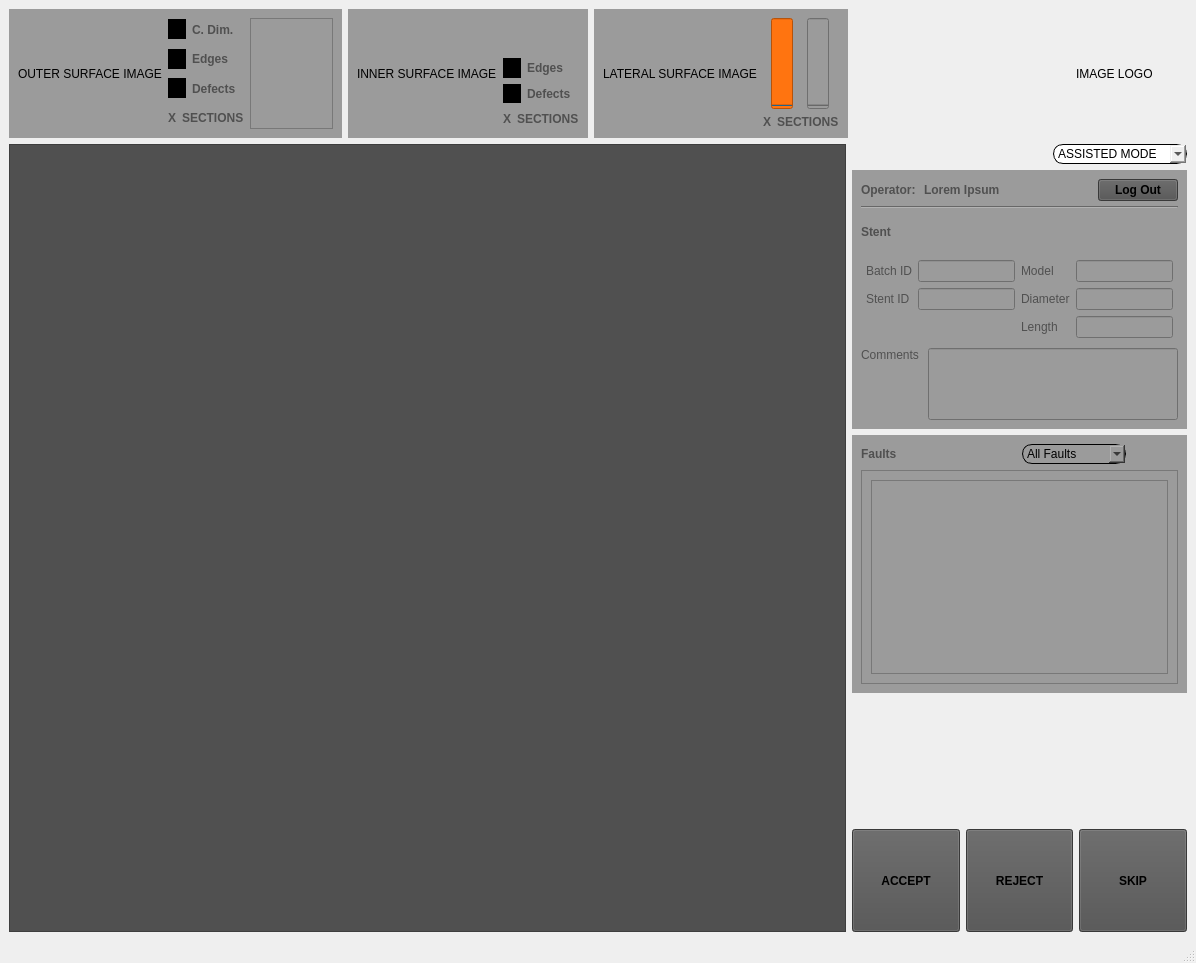
<?xml version="1.0" encoding="UTF-8"?>
<ui version="4.0">
 <class>MainWindow</class>
 <widget class="QMainWindow" name="MainWindow">
  <property name="geometry">
   <rect>
    <x>0</x>
    <y>0</y>
    <width>1196</width>
    <height>963</height>
   </rect>
  </property>
  <property name="windowTitle">
   <string>MainWindow</string>
  </property>
  <widget class="QWidget" name="centralwidget">
   <property name="sizePolicy">
    <sizepolicy hsizetype="Preferred" vsizetype="Preferred">
     <horstretch>0</horstretch>
     <verstretch>0</verstretch>
    </sizepolicy>
   </property>
   <layout class="QHBoxLayout" name="horizontalLayout_2">
    <item>
     <layout class="QVBoxLayout" name="layout_dashboard" stretch="1,7">
      <item>
       <layout class="QHBoxLayout" name="layout_status_bar" stretch="3,1,1,2,1">
        <item>
         <widget class="QWidget" name="widget_outer" native="true">
          <property name="styleSheet">
           <string notr="true">background-color:rgb(155, 155, 155)</string>
          </property>
          <layout class="QHBoxLayout" name="horizontalLayout_5" stretch="1,1,2">
           <item>
            <widget class="QLabel" name="lbl_outer_surface">
             <property name="text">
              <string>OUTER SURFACE IMAGE</string>
             </property>
            </widget>
           </item>
           <item>
            <layout class="QVBoxLayout" name="verticalLayout">
             <item>
              <layout class="QHBoxLayout" name="layout_c_dim" stretch="1,3">
               <item>
                <widget class="QLabel" name="lbl_c_dim_num">
                 <property name="maximumSize">
                  <size>
                   <width>20</width>
                   <height>20</height>
                  </size>
                 </property>
                 <property name="styleSheet">
                  <string notr="true">background-color:rgb(0, 0, 0)</string>
                 </property>
                 <property name="text">
                  <string/>
                 </property>
                 <property name="alignment">
                  <set>Qt::AlignCenter</set>
                 </property>
                </widget>
               </item>
               <item>
                <widget class="QLabel" name="lbl_c_dim">
                 <property name="font">
                  <font>
                   <weight>75</weight>
                   <bold>true</bold>
                  </font>
                 </property>
                 <property name="styleSheet">
                  <string notr="true">color:rgb(80, 80, 80)
</string>
                 </property>
                 <property name="text">
                  <string>C. Dim.</string>
                 </property>
                </widget>
               </item>
              </layout>
             </item>
             <item>
              <layout class="QHBoxLayout" name="layout_edges" stretch="1,3">
               <item>
                <widget class="QLabel" name="lbl_edges_num">
                 <property name="maximumSize">
                  <size>
                   <width>20</width>
                   <height>20</height>
                  </size>
                 </property>
                 <property name="styleSheet">
                  <string notr="true">background-color:rgb(0, 0, 0)</string>
                 </property>
                 <property name="text">
                  <string/>
                 </property>
                 <property name="alignment">
                  <set>Qt::AlignCenter</set>
                 </property>
                </widget>
               </item>
               <item>
                <widget class="QLabel" name="lbl_edges">
                 <property name="font">
                  <font>
                   <weight>75</weight>
                   <bold>true</bold>
                  </font>
                 </property>
                 <property name="styleSheet">
                  <string notr="true">color:rgb(80, 80, 80)
</string>
                 </property>
                 <property name="text">
                  <string>Edges</string>
                 </property>
                </widget>
               </item>
              </layout>
             </item>
             <item>
              <layout class="QHBoxLayout" name="layout_defects" stretch="1,3">
               <item>
                <widget class="QLabel" name="lbl_defects_num">
                 <property name="maximumSize">
                  <size>
                   <width>20</width>
                   <height>20</height>
                  </size>
                 </property>
                 <property name="sizeIncrement">
                  <size>
                   <width>0</width>
                   <height>0</height>
                  </size>
                 </property>
                 <property name="styleSheet">
                  <string notr="true">background-color:rgb(0, 0, 0)</string>
                 </property>
                 <property name="text">
                  <string/>
                 </property>
                 <property name="alignment">
                  <set>Qt::AlignCenter</set>
                 </property>
                </widget>
               </item>
               <item>
                <widget class="QLabel" name="lbl_defects">
                 <property name="font">
                  <font>
                   <weight>75</weight>
                   <bold>true</bold>
                  </font>
                 </property>
                 <property name="styleSheet">
                  <string notr="true">color:rgb(80, 80, 80)
</string>
                 </property>
                 <property name="text">
                  <string>Defects</string>
                 </property>
                </widget>
               </item>
              </layout>
             </item>
             <item>
              <layout class="QHBoxLayout" name="layout_sections" stretch="1,3">
               <item>
                <widget class="QLabel" name="lbl_sections_num">
                 <property name="font">
                  <font>
                   <weight>75</weight>
                   <bold>true</bold>
                  </font>
                 </property>
                 <property name="styleSheet">
                  <string notr="true">color:rgb(80, 80, 80)
</string>
                 </property>
                 <property name="text">
                  <string>X</string>
                 </property>
                </widget>
               </item>
               <item>
                <widget class="QLabel" name="lbl_sections">
                 <property name="font">
                  <font>
                   <weight>75</weight>
                   <bold>true</bold>
                  </font>
                 </property>
                 <property name="styleSheet">
                  <string notr="true">color:rgb(80, 80, 80)
</string>
                 </property>
                 <property name="text">
                  <string>SECTIONS</string>
                 </property>
                </widget>
               </item>
              </layout>
             </item>
            </layout>
           </item>
           <item>
            <widget class="QScrollArea" name="scrollArea_sections">
             <property name="sizePolicy">
              <sizepolicy hsizetype="Minimum" vsizetype="Minimum">
               <horstretch>0</horstretch>
               <verstretch>0</verstretch>
              </sizepolicy>
             </property>
             <property name="verticalScrollBarPolicy">
              <enum>Qt::ScrollBarAlwaysOff</enum>
             </property>
             <property name="sizeAdjustPolicy">
              <enum>QAbstractScrollArea::AdjustToContents</enum>
             </property>
             <property name="widgetResizable">
              <bool>true</bool>
             </property>
             <widget class="QWidget" name="scrollAreaWidgetContents">
              <property name="geometry">
               <rect>
                <x>0</x>
                <y>0</y>
                <width>138</width>
                <height>110</height>
               </rect>
              </property>
             </widget>
            </widget>
           </item>
          </layout>
         </widget>
        </item>
        <item>
         <widget class="QWidget" name="widget_inner" native="true">
          <property name="styleSheet">
           <string notr="true">background-color:rgb(155, 155, 155)</string>
          </property>
          <layout class="QHBoxLayout" name="horizontalLayout_7">
           <item>
            <widget class="QLabel" name="lbl_inner_surface">
             <property name="text">
              <string>INNER SURFACE IMAGE</string>
             </property>
            </widget>
           </item>
           <item>
            <layout class="QVBoxLayout" name="verticalLayout_2" stretch="0,1,1,1">
             <item>
              <spacer name="verticalSpacer_2">
               <property name="orientation">
                <enum>Qt::Vertical</enum>
               </property>
               <property name="sizeHint" stdset="0">
                <size>
                 <width>20</width>
                 <height>40</height>
                </size>
               </property>
              </spacer>
             </item>
             <item>
              <layout class="QHBoxLayout" name="horizontalLayout_3" stretch="1,3">
               <property name="leftMargin">
                <number>0</number>
               </property>
               <item>
                <widget class="QLabel" name="lbl_edges_num_inner">
                 <property name="maximumSize">
                  <size>
                   <width>20</width>
                   <height>20</height>
                  </size>
                 </property>
                 <property name="styleSheet">
                  <string notr="true">background-color:rgb(0, 0, 0)</string>
                 </property>
                 <property name="text">
                  <string/>
                 </property>
                 <property name="alignment">
                  <set>Qt::AlignCenter</set>
                 </property>
                </widget>
               </item>
               <item>
                <widget class="QLabel" name="lbl_edges_inner">
                 <property name="font">
                  <font>
                   <weight>75</weight>
                   <bold>true</bold>
                  </font>
                 </property>
                 <property name="styleSheet">
                  <string notr="true">color:rgb(80, 80, 80)
</string>
                 </property>
                 <property name="text">
                  <string>Edges</string>
                 </property>
                </widget>
               </item>
              </layout>
             </item>
             <item>
              <layout class="QHBoxLayout" name="layout_defects_inner" stretch="1,3">
               <item>
                <widget class="QLabel" name="lbl_defects_num_inner">
                 <property name="maximumSize">
                  <size>
                   <width>20</width>
                   <height>20</height>
                  </size>
                 </property>
                 <property name="styleSheet">
                  <string notr="true">background-color:rgb(0, 0, 0)</string>
                 </property>
                 <property name="text">
                  <string/>
                 </property>
                 <property name="alignment">
                  <set>Qt::AlignCenter</set>
                 </property>
                </widget>
               </item>
               <item>
                <widget class="QLabel" name="lbl_defects_inner">
                 <property name="font">
                  <font>
                   <weight>75</weight>
                   <bold>true</bold>
                  </font>
                 </property>
                 <property name="styleSheet">
                  <string notr="true">color:rgb(80, 80, 80)
</string>
                 </property>
                 <property name="text">
                  <string>Defects</string>
                 </property>
                </widget>
               </item>
              </layout>
             </item>
             <item>
              <layout class="QHBoxLayout" name="layout_sections_inner" stretch="1,3">
               <item>
                <widget class="QLabel" name="lbl_sections_num_inner">
                 <property name="font">
                  <font>
                   <weight>75</weight>
                   <bold>true</bold>
                  </font>
                 </property>
                 <property name="styleSheet">
                  <string notr="true">color:rgb(80, 80, 80)
</string>
                 </property>
                 <property name="text">
                  <string>X</string>
                 </property>
                </widget>
               </item>
               <item>
                <widget class="QLabel" name="lbl_sections_inner">
                 <property name="font">
                  <font>
                   <weight>75</weight>
                   <bold>true</bold>
                  </font>
                 </property>
                 <property name="styleSheet">
                  <string notr="true">color:rgb(80, 80, 80)
</string>
                 </property>
                 <property name="text">
                  <string>SECTIONS</string>
                 </property>
                </widget>
               </item>
              </layout>
             </item>
            </layout>
           </item>
          </layout>
         </widget>
        </item>
        <item>
         <widget class="QWidget" name="widget_lateral" native="true">
          <property name="styleSheet">
           <string notr="true">background-color:rgb(155, 155, 155)</string>
          </property>
          <layout class="QHBoxLayout" name="horizontalLayout_8">
           <item>
            <widget class="QLabel" name="lbl_lateral_surface">
             <property name="text">
              <string>LATERAL SURFACE IMAGE</string>
             </property>
            </widget>
           </item>
           <item>
            <layout class="QVBoxLayout" name="verticalLayout_3">
             <item>
              <layout class="QHBoxLayout" name="layout_progress_bars">
               <item>
                <widget class="QProgressBar" name="bar_lateral_endurance">
                 <property name="styleSheet">
                  <string notr="true">background-color: #ff7410;
</string>
                 </property>
                 <property name="value">
                  <number>0</number>
                 </property>
                 <property name="orientation">
                  <enum>Qt::Vertical</enum>
                 </property>
                </widget>
               </item>
               <item>
                <widget class="QProgressBar" name="bar_lateral_elasticity">
                 <property name="enabled">
                  <bool>false</bool>
                 </property>
                 <property name="autoFillBackground">
                  <bool>false</bool>
                 </property>
                 <property name="value">
                  <number>0</number>
                 </property>
                 <property name="orientation">
                  <enum>Qt::Vertical</enum>
                 </property>
                </widget>
               </item>
              </layout>
             </item>
             <item>
              <layout class="QHBoxLayout" name="layout_sections_lateral">
               <item>
                <widget class="QLabel" name="lbl_sections_num_lateral">
                 <property name="sizePolicy">
                  <sizepolicy hsizetype="Fixed" vsizetype="Fixed">
                   <horstretch>0</horstretch>
                   <verstretch>0</verstretch>
                  </sizepolicy>
                 </property>
                 <property name="font">
                  <font>
                   <weight>75</weight>
                   <bold>true</bold>
                  </font>
                 </property>
                 <property name="styleSheet">
                  <string notr="true">color:rgb(80, 80, 80)
</string>
                 </property>
                 <property name="text">
                  <string>X</string>
                 </property>
                </widget>
               </item>
               <item>
                <widget class="QLabel" name="lbl_sections_lateral">
                 <property name="sizePolicy">
                  <sizepolicy hsizetype="Fixed" vsizetype="Fixed">
                   <horstretch>0</horstretch>
                   <verstretch>0</verstretch>
                  </sizepolicy>
                 </property>
                 <property name="font">
                  <font>
                   <weight>75</weight>
                   <bold>true</bold>
                  </font>
                 </property>
                 <property name="styleSheet">
                  <string notr="true">color:rgb(80, 80, 80)
</string>
                 </property>
                 <property name="text">
                  <string>SECTIONS</string>
                 </property>
                </widget>
               </item>
              </layout>
             </item>
            </layout>
           </item>
          </layout>
         </widget>
        </item>
        <item>
         <spacer name="horizontalSpacer_5">
          <property name="orientation">
           <enum>Qt::Horizontal</enum>
          </property>
          <property name="sizeHint" stdset="0">
           <size>
            <width>40</width>
            <height>20</height>
           </size>
          </property>
         </spacer>
        </item>
        <item>
         <widget class="QLabel" name="lbl_logo">
          <property name="text">
           <string>IMAGE LOGO</string>
          </property>
         </widget>
        </item>
       </layout>
      </item>
      <item>
       <layout class="QHBoxLayout" name="layout_image" stretch="3,1">
        <item>
         <widget class="QGraphicsView" name="graphicsView">
          <property name="styleSheet">
           <string notr="true">background-color:rgb(80, 80, 80)</string>
          </property>
         </widget>
        </item>
        <item>
         <layout class="QVBoxLayout" name="layout_image_status" stretch="1,10,10,5,4">
          <item>
           <layout class="QHBoxLayout" name="layout_mode" stretch="3,2">
            <item>
             <spacer name="horizontalSpacer_2">
              <property name="orientation">
               <enum>Qt::Horizontal</enum>
              </property>
              <property name="sizeHint" stdset="0">
               <size>
                <width>78</width>
                <height>20</height>
               </size>
              </property>
             </spacer>
            </item>
            <item>
             <widget class="QComboBox" name="combo_mode">
              <property name="minimumSize">
               <size>
                <width>20</width>
                <height>20</height>
               </size>
              </property>
              <property name="styleSheet">
               <string notr="true">background-color: 'white';
border-bottom-right-radius: 10px;
border-bottom-left-radius: 10px;
border-top-left-radius: 10px;
border-top-right-radius: 10px;
border: 1px solid black;
color: 'black'</string>
              </property>
              <property name="iconSize">
               <size>
                <width>20</width>
                <height>20</height>
               </size>
              </property>
              <item>
               <property name="text">
                <string>ASSISTED MODE</string>
               </property>
              </item>
             </widget>
            </item>
           </layout>
          </item>
          <item>
           <widget class="QWidget" name="widget_stent" native="true">
            <property name="styleSheet">
             <string notr="true">background-color:rgb(155, 155, 155)</string>
            </property>
            <layout class="QVBoxLayout" name="verticalLayout_5" stretch="1,2,2,2,4">
             <property name="spacing">
              <number>5</number>
             </property>
             <item>
              <layout class="QHBoxLayout" name="horizontalLayout" stretch="1,4,1">
               <item>
                <widget class="QLabel" name="lbl_operator">
                 <property name="sizePolicy">
                  <sizepolicy hsizetype="Minimum" vsizetype="Minimum">
                   <horstretch>0</horstretch>
                   <verstretch>0</verstretch>
                  </sizepolicy>
                 </property>
                 <property name="font">
                  <font>
                   <weight>75</weight>
                   <bold>true</bold>
                  </font>
                 </property>
                 <property name="styleSheet">
                  <string notr="true">color:rgb(80, 80, 80)
</string>
                 </property>
                 <property name="text">
                  <string>Operator: </string>
                 </property>
                </widget>
               </item>
               <item>
                <widget class="QLabel" name="lbl_operator_name">
                 <property name="font">
                  <font>
                   <weight>75</weight>
                   <bold>true</bold>
                  </font>
                 </property>
                 <property name="styleSheet">
                  <string notr="true">color:rgb(80, 80, 80)
</string>
                 </property>
                 <property name="text">
                  <string>Lorem Ipsum</string>
                 </property>
                </widget>
               </item>
               <item>
                <widget class="QPushButton" name="button_log_out">
                 <property name="font">
                  <font>
                   <weight>75</weight>
                   <bold>true</bold>
                  </font>
                 </property>
                 <property name="styleSheet">
                  <string notr="true">background-color:rgb(80, 80, 80);
color: 'white'
</string>
                 </property>
                 <property name="text">
                  <string>Log Out</string>
                 </property>
                </widget>
               </item>
              </layout>
             </item>
             <item>
              <widget class="Line" name="line_stent">
               <property name="orientation">
                <enum>Qt::Horizontal</enum>
               </property>
              </widget>
             </item>
             <item>
              <layout class="QHBoxLayout" name="horizontalLayout_4" stretch="1,9">
               <item>
                <widget class="QLabel" name="lbl_stent">
                 <property name="font">
                  <font>
                   <weight>75</weight>
                   <bold>true</bold>
                  </font>
                 </property>
                 <property name="styleSheet">
                  <string notr="true">color:rgb(80, 80, 80)
</string>
                 </property>
                 <property name="text">
                  <string>Stent</string>
                 </property>
                </widget>
               </item>
               <item>
                <spacer name="horizontalSpacer">
                 <property name="orientation">
                  <enum>Qt::Horizontal</enum>
                 </property>
                 <property name="sizeHint" stdset="0">
                  <size>
                   <width>198</width>
                   <height>20</height>
                  </size>
                 </property>
                </spacer>
               </item>
              </layout>
             </item>
             <item>
              <layout class="QGridLayout" name="gridLayout" rowstretch="1,1,1" columnstretch="1,4,1,4" rowminimumheight="0,0,0" columnminimumwidth="0,0,0,0">
               <property name="leftMargin">
                <number>5</number>
               </property>
               <property name="topMargin">
                <number>5</number>
               </property>
               <property name="rightMargin">
                <number>5</number>
               </property>
               <property name="bottomMargin">
                <number>5</number>
               </property>
               <property name="spacing">
                <number>6</number>
               </property>
               <item row="0" column="1">
                <widget class="QLineEdit" name="le_batch_id"/>
               </item>
               <item row="1" column="1">
                <widget class="QLineEdit" name="le_stent_id"/>
               </item>
               <item row="1" column="3">
                <widget class="QLineEdit" name="le_diameter"/>
               </item>
               <item row="1" column="2">
                <widget class="QLabel" name="lbl_diameter">
                 <property name="styleSheet">
                  <string notr="true">color:rgb(80, 80, 80)
</string>
                 </property>
                 <property name="text">
                  <string>Diameter</string>
                 </property>
                </widget>
               </item>
               <item row="1" column="0">
                <widget class="QLabel" name="lbl_stent_id">
                 <property name="styleSheet">
                  <string notr="true">color:rgb(80, 80, 80)
</string>
                 </property>
                 <property name="text">
                  <string>Stent ID</string>
                 </property>
                </widget>
               </item>
               <item row="2" column="2">
                <widget class="QLabel" name="lbl_length">
                 <property name="styleSheet">
                  <string notr="true">color:rgb(80, 80, 80)
</string>
                 </property>
                 <property name="text">
                  <string>Length</string>
                 </property>
                </widget>
               </item>
               <item row="2" column="3">
                <widget class="QLineEdit" name="le_length"/>
               </item>
               <item row="0" column="0">
                <widget class="QLabel" name="lbl_batch_id">
                 <property name="styleSheet">
                  <string notr="true">color:rgb(80, 80, 80)
</string>
                 </property>
                 <property name="text">
                  <string>Batch ID</string>
                 </property>
                </widget>
               </item>
               <item row="0" column="2">
                <widget class="QLabel" name="lbl_model">
                 <property name="styleSheet">
                  <string notr="true">color:rgb(80, 80, 80)
</string>
                 </property>
                 <property name="text">
                  <string>Model</string>
                 </property>
                </widget>
               </item>
               <item row="0" column="3">
                <widget class="QLineEdit" name="le_model"/>
               </item>
              </layout>
             </item>
             <item>
              <layout class="QGridLayout" name="gridLayout_2" columnstretch="1,4" rowminimumheight="1,1">
               <item row="0" column="0">
                <widget class="QLabel" name="lbl_comments">
                 <property name="styleSheet">
                  <string notr="true">color:rgb(80, 80, 80)
</string>
                 </property>
                 <property name="text">
                  <string>Comments</string>
                 </property>
                </widget>
               </item>
               <item row="0" column="1" rowspan="2">
                <widget class="QLineEdit" name="le_comments">
                 <property name="sizePolicy">
                  <sizepolicy hsizetype="Expanding" vsizetype="Preferred">
                   <horstretch>0</horstretch>
                   <verstretch>0</verstretch>
                  </sizepolicy>
                 </property>
                </widget>
               </item>
               <item row="1" column="0">
                <spacer name="verticalSpacer">
                 <property name="orientation">
                  <enum>Qt::Vertical</enum>
                 </property>
                 <property name="sizeHint" stdset="0">
                  <size>
                   <width>20</width>
                   <height>40</height>
                  </size>
                 </property>
                </spacer>
               </item>
              </layout>
             </item>
            </layout>
           </widget>
          </item>
          <item>
           <widget class="QWidget" name="widget_faults" native="true">
            <property name="styleSheet">
             <string notr="true">background-color:rgb(155, 155, 155)</string>
            </property>
            <layout class="QVBoxLayout" name="verticalLayout_4" stretch="1,7">
             <item>
              <layout class="QHBoxLayout" name="horizontalLayout_6" stretch="1,2,2,1">
               <item>
                <widget class="QLabel" name="lbl_faults">
                 <property name="font">
                  <font>
                   <weight>75</weight>
                   <bold>true</bold>
                  </font>
                 </property>
                 <property name="styleSheet">
                  <string notr="true">color:rgb(80, 80, 80)
</string>
                 </property>
                 <property name="text">
                  <string>Faults</string>
                 </property>
                </widget>
               </item>
               <item>
                <spacer name="horizontalSpacer_3">
                 <property name="orientation">
                  <enum>Qt::Horizontal</enum>
                 </property>
                 <property name="sizeHint" stdset="0">
                  <size>
                   <width>40</width>
                   <height>20</height>
                  </size>
                 </property>
                </spacer>
               </item>
               <item>
                <widget class="QComboBox" name="combo_faults">
                 <property name="minimumSize">
                  <size>
                   <width>20</width>
                   <height>20</height>
                  </size>
                 </property>
                 <property name="styleSheet">
                  <string notr="true">background-color: 'white';
border-bottom-right-radius: 10px;
border-bottom-left-radius: 10px;
border-top-left-radius: 10px;
border-top-right-radius: 10px;
border: 1px solid black;
color: 'black'</string>
                 </property>
                 <item>
                  <property name="text">
                   <string>All Faults</string>
                  </property>
                 </item>
                </widget>
               </item>
               <item>
                <spacer name="horizontalSpacer_4">
                 <property name="orientation">
                  <enum>Qt::Horizontal</enum>
                 </property>
                 <property name="sizeHint" stdset="0">
                  <size>
                   <width>40</width>
                   <height>20</height>
                  </size>
                 </property>
                </spacer>
               </item>
              </layout>
             </item>
             <item>
              <widget class="QScrollArea" name="scrollArea">
               <property name="widgetResizable">
                <bool>true</bool>
               </property>
               <widget class="QWidget" name="scrollAreaWidgetContents_2">
                <property name="geometry">
                 <rect>
                  <x>0</x>
                  <y>0</y>
                  <width>315</width>
                  <height>191</height>
                 </rect>
                </property>
                <layout class="QVBoxLayout" name="verticalLayout_6">
                 <item>
                  <widget class="QTableWidget" name="table_faults_view"/>
                 </item>
                </layout>
               </widget>
              </widget>
             </item>
            </layout>
           </widget>
          </item>
          <item>
           <spacer name="verticalSpacer_3">
            <property name="orientation">
             <enum>Qt::Vertical</enum>
            </property>
            <property name="sizeHint" stdset="0">
             <size>
              <width>335</width>
              <height>34</height>
             </size>
            </property>
           </spacer>
          </item>
          <item>
           <layout class="QHBoxLayout" name="layout_image_buttons" stretch="1,1,1">
            <item>
             <widget class="QPushButton" name="button_accept">
              <property name="sizePolicy">
               <sizepolicy hsizetype="Minimum" vsizetype="Preferred">
                <horstretch>0</horstretch>
                <verstretch>0</verstretch>
               </sizepolicy>
              </property>
              <property name="font">
               <font>
                <weight>75</weight>
                <bold>true</bold>
               </font>
              </property>
              <property name="styleSheet">
               <string notr="true">background-color:rgb(80, 80, 80);
color: 'white'
</string>
              </property>
              <property name="text">
               <string>ACCEPT</string>
              </property>
             </widget>
            </item>
            <item>
             <widget class="QPushButton" name="button_reject">
              <property name="sizePolicy">
               <sizepolicy hsizetype="Minimum" vsizetype="Preferred">
                <horstretch>0</horstretch>
                <verstretch>0</verstretch>
               </sizepolicy>
              </property>
              <property name="font">
               <font>
                <weight>75</weight>
                <bold>true</bold>
               </font>
              </property>
              <property name="styleSheet">
               <string notr="true">background-color:rgb(80, 80, 80);
color: 'white'
</string>
              </property>
              <property name="text">
               <string>REJECT</string>
              </property>
             </widget>
            </item>
            <item>
             <widget class="QPushButton" name="button_skip">
              <property name="sizePolicy">
               <sizepolicy hsizetype="Minimum" vsizetype="Preferred">
                <horstretch>0</horstretch>
                <verstretch>0</verstretch>
               </sizepolicy>
              </property>
              <property name="font">
               <font>
                <weight>75</weight>
                <bold>true</bold>
               </font>
              </property>
              <property name="styleSheet">
               <string notr="true">background-color:rgb(80, 80, 80);
color: 'white'
</string>
              </property>
              <property name="text">
               <string>SKIP</string>
              </property>
             </widget>
            </item>
           </layout>
          </item>
         </layout>
        </item>
       </layout>
      </item>
     </layout>
    </item>
   </layout>
  </widget>
  <widget class="QMenuBar" name="menubar">
   <property name="geometry">
    <rect>
     <x>0</x>
     <y>0</y>
     <width>1196</width>
     <height>20</height>
    </rect>
   </property>
  </widget>
  <widget class="QStatusBar" name="statusbar"/>
 </widget>
 <resources/>
 <connections/>
</ui>
